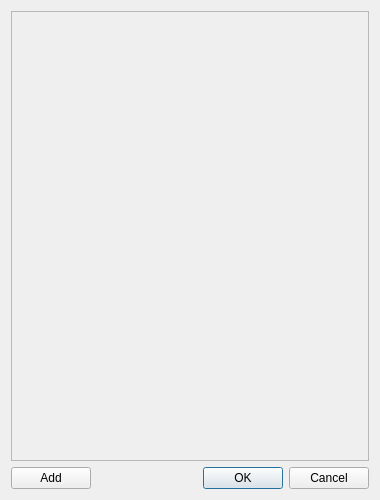
<?xml version="1.0" encoding="UTF-8"?>
<ui version="4.0">
 <class>ActionsDialog</class>
 <widget class="QDialog" name="ActionsDialog">
  <property name="geometry">
   <rect>
    <x>0</x>
    <y>0</y>
    <width>380</width>
    <height>500</height>
   </rect>
  </property>
  <property name="windowTitle">
   <string>Dialog</string>
  </property>
  <layout class="QGridLayout" name="gridLayout">
   <item row="0" column="0">
    <widget class="QScrollArea" name="scrollArea">
     <property name="horizontalScrollBarPolicy">
      <enum>Qt::ScrollBarAlwaysOff</enum>
     </property>
     <property name="widgetResizable">
      <bool>true</bool>
     </property>
     <widget class="QWidget" name="scrollAreaWidgetContents">
      <property name="geometry">
       <rect>
        <x>0</x>
        <y>0</y>
        <width>360</width>
        <height>16</height>
       </rect>
      </property>
      <property name="sizePolicy">
       <sizepolicy hsizetype="Minimum" vsizetype="Maximum">
        <horstretch>0</horstretch>
        <verstretch>0</verstretch>
       </sizepolicy>
      </property>
      <layout class="QVBoxLayout" name="verticalLayout">
       <property name="spacing">
        <number>0</number>
       </property>
       <property name="sizeConstraint">
        <enum>QLayout::SetMaximumSize</enum>
       </property>
       <property name="leftMargin">
        <number>0</number>
       </property>
       <property name="topMargin">
        <number>0</number>
       </property>
       <property name="rightMargin">
        <number>0</number>
       </property>
       <property name="bottomMargin">
        <number>0</number>
       </property>
      </layout>
     </widget>
    </widget>
   </item>
   <item row="1" column="0">
    <layout class="QHBoxLayout" name="horizontalLayout">
     <item>
      <widget class="QPushButton" name="addButton">
       <property name="text">
        <string>Add</string>
       </property>
      </widget>
     </item>
     <item>
      <widget class="QDialogButtonBox" name="buttonBox">
       <property name="orientation">
        <enum>Qt::Horizontal</enum>
       </property>
       <property name="standardButtons">
        <set>QDialogButtonBox::Cancel|QDialogButtonBox::Ok</set>
       </property>
      </widget>
     </item>
    </layout>
   </item>
  </layout>
 </widget>
 <resources/>
 <connections>
  <connection>
   <sender>buttonBox</sender>
   <signal>accepted()</signal>
   <receiver>ActionsDialog</receiver>
   <slot>accept()</slot>
   <hints>
    <hint type="sourcelabel">
     <x>248</x>
     <y>254</y>
    </hint>
    <hint type="destinationlabel">
     <x>157</x>
     <y>274</y>
    </hint>
   </hints>
  </connection>
  <connection>
   <sender>buttonBox</sender>
   <signal>rejected()</signal>
   <receiver>ActionsDialog</receiver>
   <slot>reject()</slot>
   <hints>
    <hint type="sourcelabel">
     <x>316</x>
     <y>260</y>
    </hint>
    <hint type="destinationlabel">
     <x>286</x>
     <y>274</y>
    </hint>
   </hints>
  </connection>
 </connections>
</ui>
